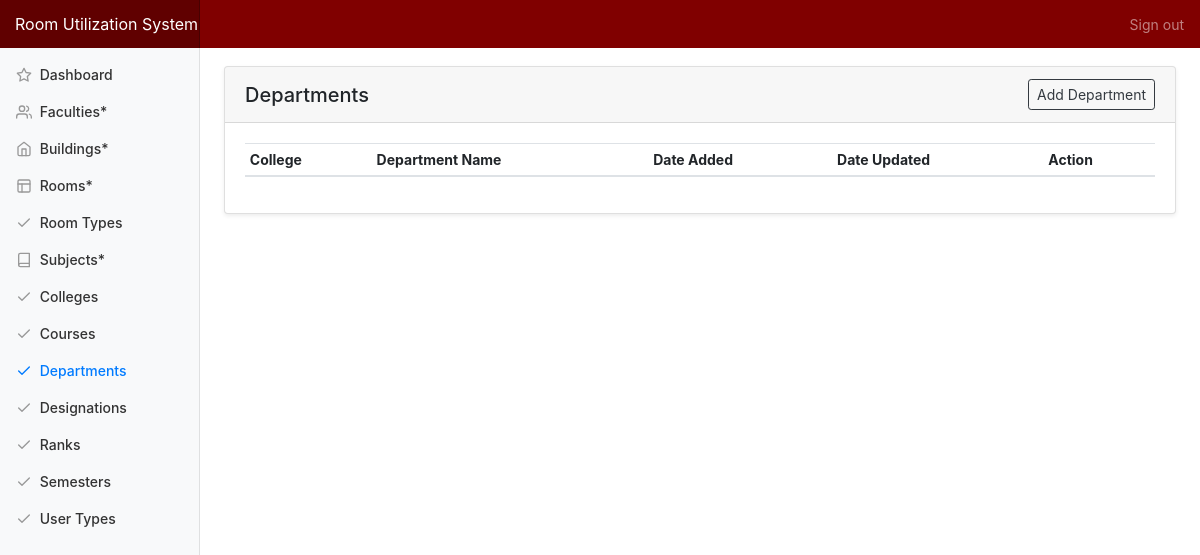
The app's page /index.php/admin/department, older data.
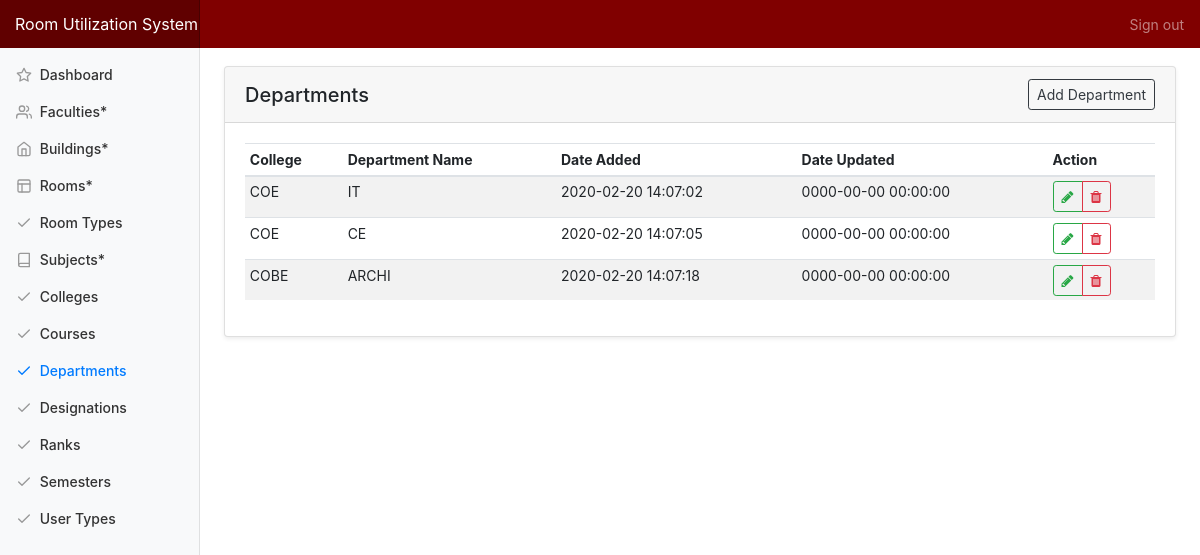
The same page, newer data.
### tables this page shows
CREATE TABLE `tbl_department` (
  `department_id` int(10) NOT NULL,
  `college_id` int(11) NOT NULL,
  `department_name` varchar(255) NOT NULL,
  `department_added` datetime NOT NULL DEFAULT CURRENT_TIMESTAMP,
  `department_modified` datetime NOT NULL DEFAULT '0000-00-00 00:00:00' ON UPDATE CURRENT_TIMESTAMP
);

CREATE TABLE `tbl_college` (
  `college_id` int(11) NOT NULL,
  `college_name` varchar(250) NOT NULL,
  `college_added` datetime NOT NULL DEFAULT CURRENT_TIMESTAMP,
  `college_modified` datetime NOT NULL DEFAULT '0000-00-00 00:00:00' ON UPDATE CURRENT_TIMESTAMP
);

### application/controllers/Admin.php (called while the page is built, shortened)
<?php
class Admin extends CI_Controller {
	public function department(){
		$data['title'] = "Departments";
		$data['departments'] = $this->main_model->getDepartments();
		$data['colleges'] = $this->main_model->getColleges();
		$this->load->view('templates/header', $data);
		$this->load->view('admin/department');
		$this->load->view('templates/footer');
	}
}

### index.php (called while the page is built, shortened)
<?php
require_once BASEPATH.'core/CodeIgniter.php';

### application/models/Main_model.php (called while the page is built, shortened)
<?php defined('BASEPATH') OR exit('No direct script access allowed');
Class Main_model extends CI_Model{
	public function getDepartments(){
		return $this->db->join('tbl_college', 'tbl_college.college_id = tbl_department.college_id')->get('tbl_department')->result_array();
	}
}

### application/views/admin/department.php (the view, shortened to what this page needs)
<div class="container-fluid">
  <div class="row">
    <main role="main" class="col-md-9 ml-sm-auto col-lg-10 pt-4 px-4 mb-3">
      <div class="card shadow-sm">
			  <h5 class="card-header d-flex justify-content-between align-items-center">
          <?=$title?>
          <a href="#" class="btn btn-outline-dark btn-sm" data-toggle="modal" data-target="#modal_department_add">Add Department</a>
        </h5>
			  <div class="card-body">
          <table class="table table-striped table-hover table-sm">
            <thead>
              <tr>
                <th>College</th>
                <th>Department Name</th>
                <th>Date Added</th>
                <th>Date Updated</th>
                <th>Action</th>
              </tr>
            </thead>
            <tbody>
              <?php foreach ($departments as $row) {?>
              <tr>
                <td><?=$row['college_name']?></td>
                <td><?=$row['department_name']?></td>
                <td><?=$row['department_added']?></td>
                <td><?=$row['department_modified']?></td>
                <td>
                  <div class="btn-group" role="group">
                    <a href="#" class="btn btn-sm btn-outline-success action-btn updateDepartment" id="<?=$row['department_id']?>//<?=$row['department_name']?>//<?=$row['college_id']?>" data-toggle="modal" data-target="#modal_department_update" data-toggle="tooltip" data-placement="top" title="Update Department">
                      <span class="fa fa-pencil"></span>
                    </a>
                    <a href="#" id="<?=base_url('admin/delete/department/'.$row['department_id'])?>" class="btn btn-sm btn-outline-danger action-btn delete" data-toggle="tooltip" data-placement="top" title="Delete Department">
                      <span class="fa fa-trash"></span>
                    </a>
                  </div>
                </td>
              </tr>
              <?php } ?>
            </tbody>
          </table>
			  </div>
			</div>
   </main>
  </div>
</div>

Row changes from the older to the newer data that the page shows:
added tbl_department: college.college_name "COE", department_name "IT", department_added "2020-02-20 14:07:02", department_modified "0000-00-00 00:00:00"
added tbl_department: college.college_name "COE", department_name "CE", department_added "2020-02-20 14:07:05", department_modified "0000-00-00 00:00:00"
added tbl_department: college.college_name "COBE", department_name "ARCHI", department_added "2020-02-20 14:07:18", department_modified "0000-00-00 00:00:00"
